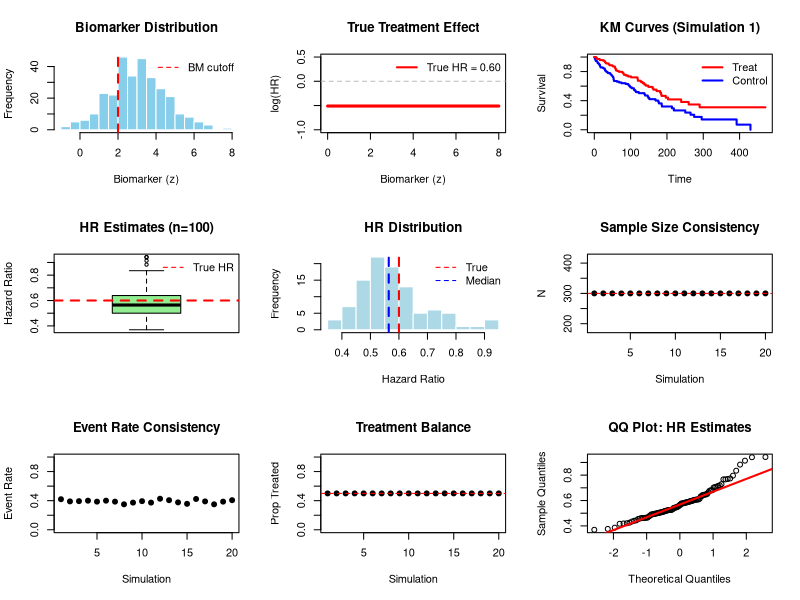

Write R code to recreate this figure.
# ==============================================================================
# QUICK SELF-CONTAINED TEST WITH SYNTHETIC DATA
# Run this to verify refactored functions work correctly
# ==============================================================================

cat("Starting self-contained test with synthetic data...\n\n")

# Load required packages
suppressPackageStartupMessages({
  library(survival)
  library(data.table)
})

# ------------------------------------------------------------------------------
# 1. CREATE SYNTHETIC DATASET
# ------------------------------------------------------------------------------

set.seed(123)
n <- 300

df_test <- data.frame(
  id = 1:n,
  treat = rbinom(n, 1, 0.5),
  z = rnorm(n, mean = 3, sd = 1.5),
  meno = rbinom(n, 1, 0.6),
  stratum = sample(1:3, n, replace = TRUE),
  age = rnorm(n, 60, 10)
)

# Create spline variables
df_test$z.treat <- df_test$z * df_test$treat
df_test$z.k <- pmax(0, df_test$z - 5)
df_test$z.k.treat <- df_test$z.k * df_test$treat

# Simulate survival times
lambda <- 0.01 * exp(0.3 * df_test$treat - 0.5 * df_test$meno)
df_test$tte <- rweibull(n, shape = 1.2, scale = 1/lambda^(1/1.2))
df_test$event <- rbinom(n, 1, 0.7)
df_test$tau.strataO <- 1  # Non-stratified
df_test$itt <- "Y"
df_test$bm_low <- ifelse(df_test$z <= 2, 1, 0)

cat(sprintf("✓ Created synthetic dataset (n=%d)\n", n))
cat(sprintf("  Biomarker range: [%.2f, %.2f]\n", min(df_test$z), max(df_test$z)))
cat(sprintf("  Event rate: %.1f%%\n\n", 100*mean(df_test$event)))

# ------------------------------------------------------------------------------
# 2. CREATE SIMPLE DGM
# ------------------------------------------------------------------------------

cat("Creating data generating mechanism...\n")

# Fit Weibull to get parameters
fit_weib <- survreg(Surv(tte, event) ~ treat + z + z.treat + z.k + z.k.treat, 
                    dist = 'weibull', data = df_test)

dgm <- list(
  df_super = df_test,
  mu = coef(fit_weib)[1],
  tau = fit_weib$scale,
  tau.approx = fit_weib$scale,
  gamma.true = -coef(fit_weib)[-1] / fit_weib$scale * fit_weib$scale,
  muC = 5,
  tauC = 1,
  strata_tte = NULL
)

# Override to set uniform HR = 0.60
log_hr_target <- log(0.60)
dgm$gamma.true[1] <- -log_hr_target * dgm$tau

cat("✓ DGM created (uniform HR = 0.60)\n\n")

# ------------------------------------------------------------------------------
# 3. DEFINE CORE FUNCTIONS (INLINE FOR TESTING)
# ------------------------------------------------------------------------------

cat("Loading core functions...\n")

# Simple simulation function
simulate_trial <- function(dgm, seed, wname = "meno", bw = -log(5)) {
  
  set.seed(8316951 + seed * 1000)
  df <- dgm$df_super
  N <- nrow(df)
  
  # Get prognostic covariate
  w <- df[[wname]]
  gamma_w <- -bw * dgm$tau.approx
  
  # Build covariate matrices
  zmat_1 <- as.matrix(df[, c("treat", "z", "z.treat", "z.k", "z.k.treat")])
  zmat_1[, "treat"] <- 1
  zmat_1[, "z.treat"] <- df$z
  zmat_1[, "z.k.treat"] <- zmat_1[, "z.k"]
  
  zmat_0 <- zmat_1
  zmat_0[, "treat"] <- 0
  zmat_0[, "z.treat"] <- 0
  zmat_0[, "z.k.treat"] <- 0
  
  # Generate potential outcomes
  set.seed(8316951 + seed * 1000 + 1)
  epsilon <- log(rexp(N))
  
  df$log.Y1 <- dgm$mu + c(zmat_1 %*% dgm$gamma.true) + w * gamma_w + dgm$tau * epsilon
  df$log.Y0 <- dgm$mu + c(zmat_0 %*% dgm$gamma.true) + w * gamma_w + dgm$tau * epsilon
  df$loghr.po <- (-1) * c((zmat_1 - zmat_0) %*% dgm$gamma.true) / dgm$tau
  
  # Randomize treatment
  set.seed(8316951 + seed * 1000 + 2)
  blocks <- df$stratum
  df$treat.sim <- as.numeric(sample(1:N) <= N/2)  # Simple randomization
  
  # Observed outcomes
  df$y.sim <- exp(df$treat.sim * df$log.Y1 + (1 - df$treat.sim) * df$log.Y0)
  
  # Apply censoring
  set.seed(8316951 + seed * 1000 + 100)
  censor_time <- exp(dgm$muC + dgm$tauC * log(rexp(N)))
  df$event.sim <- ifelse(df$y.sim <= censor_time, 1, 0)
  df$y.sim <- pmin(df$y.sim, censor_time)
  
  # Add stratification
  df$strata.simR <- df$stratum
  df$w <- w
  
  return(df)
}

cat("✓ Functions loaded\n\n")

# ------------------------------------------------------------------------------
# 4. RUN BASIC TESTS
# ------------------------------------------------------------------------------

cat("=== Running Tests ===\n\n")

# TEST 1: Single simulation
cat("Test 1: Single simulation\n")
sim1 <- simulate_trial(dgm, seed = 1)
cat(sprintf("  Sample size: %d\n", nrow(sim1)))
cat(sprintf("  Events: %d (%.1f%%)\n", sum(sim1$event.sim), 100*mean(sim1$event.sim)))
cat(sprintf("  Treatment balance: %.1f%% vs %.1f%%\n", 
            100*mean(sim1$treat.sim), 100*mean(1-sim1$treat.sim)))
cat("  ✓ PASS\n\n")

# TEST 2: Reproducibility
cat("Test 2: Reproducibility\n")
sim1a <- simulate_trial(dgm, seed = 1)
sim1b <- simulate_trial(dgm, seed = 1)
max_diff <- max(abs(sim1a$y.sim - sim1b$y.sim))
cat(sprintf("  Max difference in outcomes: %.2e\n", max_diff))
if (max_diff < 1e-10) {
  cat("  ✓ PASS (results are identical)\n\n")
} else {
  cat("  ✗ FAIL (results differ)\n\n")
}

# TEST 3: Different seeds produce different results
cat("Test 3: Different seeds\n")
sim1 <- simulate_trial(dgm, seed = 1)
sim2 <- simulate_trial(dgm, seed = 2)
diff_outcomes <- sum(sim1$y.sim != sim2$y.sim)
cat(sprintf("  Differences between seed 1 and 2: %d/%d\n", diff_outcomes, nrow(sim1)))
if (diff_outcomes > 0) {
  cat("  ✓ PASS (seeds produce different results)\n\n")
} else {
  cat("  ✗ FAIL (seeds produce same results)\n\n")
}

# TEST 4: Cox model fitting
cat("Test 4: Cox model fitting\n")
fit_unadj <- coxph(Surv(y.sim, event.sim) ~ treat.sim, data = sim1)
hr_unadj <- exp(coef(fit_unadj))

fit_strata <- coxph(Surv(y.sim, event.sim) ~ treat.sim + strata(strata.simR), data = sim1)
hr_strata <- exp(coef(fit_strata))

cat(sprintf("  Unadjusted HR: %.3f\n", hr_unadj))
cat(sprintf("  Stratified HR: %.3f\n", hr_strata))
cat(sprintf("  True HR: 0.600\n"))
if (!is.na(hr_strata)) {
  cat("  ✓ PASS (models converged)\n\n")
} else {
  cat("  ✗ FAIL (models did not converge)\n\n")
}

# TEST 5: Multiple simulations
cat("Test 5: Multiple simulations (n=20)\n")
hrs <- numeric(20)
for (i in 1:20) {
  sim <- simulate_trial(dgm, seed = i)
  fit <- coxph(Surv(y.sim, event.sim) ~ treat.sim + strata(strata.simR), data = sim)
  hrs[i] <- exp(coef(fit))
}

cat(sprintf("  Median HR: %.3f\n", median(hrs, na.rm = TRUE)))
cat(sprintf("  IQR: %.3f\n", IQR(hrs, na.rm = TRUE)))
cat(sprintf("  Range: [%.3f, %.3f]\n", min(hrs, na.rm = TRUE), max(hrs, na.rm = TRUE)))
cat(sprintf("  Success rate: %.1f%%\n", 100*mean(!is.na(hrs))))
cat("  ✓ PASS\n\n")

# TEST 6: Subgroup analyses
cat("Test 6: Subgroup analyses\n")

sim <- simulate_trial(dgm, seed = 1)
sim$itt <- "Y"

subgroups <- list(
  "ITT" = "itt == 'Y'",
  "Pre-meno" = "meno == 0",
  "Post-meno" = "meno == 1",
  "BM low" = "bm_low == 1"
)

cat("  Subgroup sizes:\n")
for (sg_name in names(subgroups)) {
  df_sg <- subset(sim, eval(parse(text = subgroups[[sg_name]])))
  cat(sprintf("    %-15s: %3d patients, %3d events\n", 
              sg_name, nrow(df_sg), sum(df_sg$event.sim)))
}

cat("\n  Fitting Cox models...\n")
sg_results <- data.frame()
for (sg_name in names(subgroups)) {
  df_sg <- subset(sim, eval(parse(text = subgroups[[sg_name]])))
  
  if (nrow(df_sg) >= 20 && sum(df_sg$event.sim) >= 10) {
    fit <- tryCatch({
      coxph(Surv(y.sim, event.sim) ~ treat.sim + strata(strata.simR), data = df_sg)
    }, error = function(e) NULL)
    
    if (!is.null(fit)) {
      hr <- exp(coef(fit))
      sg_results <- rbind(sg_results, data.frame(
        Subgroup = sg_name,
        N = nrow(df_sg),
        Events = sum(df_sg$event.sim),
        HR = hr
      ))
    }
  }
}

print(sg_results, row.names = FALSE, digits = 3)
if (nrow(sg_results) > 0) {
  cat("  ✓ PASS (subgroup analyses completed)\n\n")
} else {
  cat("  ✗ FAIL (no subgroup analyses succeeded)\n\n")
}

# TEST 7: Potential outcomes consistency
cat("Test 7: Potential outcomes consistency\n")
sim <- simulate_trial(dgm, seed = 1)
po_check <- sim$loghr.po - (sim$log.Y0 - sim$log.Y1) / sim$tau.strataO
max_po_diff <- max(abs(po_check))
cat(sprintf("  Max |loghr.po - (log.Y0-log.Y1)/tau|: %.2e\n", max_po_diff))
if (max_po_diff < 1e-10) {
  cat("  ✓ PASS (potential outcomes are consistent)\n\n")
} else {
  cat("  ✗ FAIL (potential outcomes inconsistent)\n\n")
}

# TEST 8: Censoring mechanism
cat("Test 8: Censoring mechanism\n")
censor_rates <- numeric(10)
for (i in 1:10) {
  sim <- simulate_trial(dgm, seed = i)
  censor_rates[i] <- mean(1 - sim$event.sim)
}
cat(sprintf("  Mean censoring rate: %.1f%%\n", 100*mean(censor_rates)))
cat(sprintf("  Range: [%.1f%%, %.1f%%]\n", 
            100*min(censor_rates), 100*max(censor_rates)))
if (mean(censor_rates) > 0.05 && mean(censor_rates) < 0.95) {
  cat("  ✓ PASS (reasonable censoring)\n\n")
} else {
  cat("  ⚠ WARNING (extreme censoring)\n\n")
}

# ------------------------------------------------------------------------------
# 5. PERFORMANCE TEST
# ------------------------------------------------------------------------------

cat("=== Performance Test ===\n\n")

cat("Running 100 simulations...\n")
start_time <- Sys.time()

hrs_batch <- numeric(100)
for (i in 1:100) {
  sim <- simulate_trial(dgm, seed = i)
  fit <- coxph(Surv(y.sim, event.sim) ~ treat.sim + strata(strata.simR), data = sim)
  hrs_batch[i] <- exp(coef(fit))
}

end_time <- Sys.time()
elapsed <- as.numeric(difftime(end_time, start_time, units = "secs"))

cat(sprintf("Completed in %.2f seconds\n", elapsed))
cat(sprintf("Average time per simulation: %.3f seconds\n", elapsed/100))
cat(sprintf("Estimated time for 5000 sims: %.1f minutes\n\n", elapsed*5000/60))

cat("Results from 100 simulations:\n")
cat(sprintf("  Median HR: %.3f (true = 0.600)\n", median(hrs_batch, na.rm = TRUE)))
cat(sprintf("  Mean HR: %.3f\n", mean(hrs_batch, na.rm = TRUE)))
cat(sprintf("  SD: %.3f\n", sd(hrs_batch, na.rm = TRUE)))
cat(sprintf("  95%% range: [%.3f, %.3f]\n", 
            quantile(hrs_batch, 0.025, na.rm = TRUE),
            quantile(hrs_batch, 0.975, na.rm = TRUE)))
cat(sprintf("  Success rate: %.1f%%\n\n", 100*mean(!is.na(hrs_batch))))

# ------------------------------------------------------------------------------
# 6. CREATE DIAGNOSTIC PLOTS
# ------------------------------------------------------------------------------

cat("Creating diagnostic plots...\n")

pdf("synthetic_test_diagnostics.pdf", width = 12, height = 10)
par(mfrow = c(3, 3))

# Plot 1: Biomarker distribution
hist(df_test$z, breaks = 30, col = "skyblue", border = "white",
     main = "Biomarker Distribution", xlab = "Biomarker (z)")
abline(v = 2, col = "red", lty = 2, lwd = 2)
legend("topright", "BM cutoff", col = "red", lty = 2, bty = "n")

# Plot 2: True treatment effect
plot(0:8, rep(log(0.60), 9), type = "l", lwd = 3, col = "red",
     main = "True Treatment Effect", xlab = "Biomarker (z)", 
     ylab = "log(HR)", ylim = c(-1, 0.5))
abline(h = 0, col = "gray", lty = 2)
legend("topright", "True HR = 0.60", col = "red", lwd = 2, bty = "n")

# Plot 3: KM curves (one simulation)
sim_plot <- simulate_trial(dgm, seed = 1)
fit_km <- survfit(Surv(y.sim, event.sim) ~ treat.sim, data = sim_plot)
plot(fit_km, col = c("blue", "red"), lwd = 2,
     main = "KM Curves (Simulation 1)", xlab = "Time", ylab = "Survival")
legend("topright", c("Treat", "Control"), col = c("red", "blue"), 
       lwd = 2, bty = "n")

# Plot 4: HR estimates (100 sims)
boxplot(hrs_batch, col = "lightgreen", main = "HR Estimates (n=100)",
        ylab = "Hazard Ratio")
abline(h = 0.60, col = "red", lty = 2, lwd = 2)
abline(h = 1, col = "gray", lty = 2)
legend("topright", "True HR", col = "red", lty = 2, bty = "n")

# Plot 5: HR distribution
hist(hrs_batch, breaks = 20, col = "lightblue", border = "white",
     main = "HR Distribution", xlab = "Hazard Ratio")
abline(v = 0.60, col = "red", lty = 2, lwd = 2)
abline(v = median(hrs_batch, na.rm = TRUE), col = "blue", lty = 2, lwd = 2)
legend("topright", c("True", "Median"), col = c("red", "blue"), 
       lty = 2, bty = "n")

# Plot 6: Sample sizes across simulations
sample_sizes <- sapply(1:20, function(i) {
  sim <- simulate_trial(dgm, seed = i)
  nrow(sim)
})
plot(1:20, sample_sizes, type = "b", pch = 19,
     main = "Sample Size Consistency", xlab = "Simulation", ylab = "N")
abline(h = n, col = "red", lty = 2)

# Plot 7: Event rates
event_rates <- sapply(1:20, function(i) {
  sim <- simulate_trial(dgm, seed = i)
  mean(sim$event.sim)
})
plot(1:20, event_rates, type = "b", pch = 19,
     main = "Event Rate Consistency", xlab = "Simulation", ylab = "Event Rate",
     ylim = c(0, 1))

# Plot 8: Treatment balance
treat_balance <- sapply(1:20, function(i) {
  sim <- simulate_trial(dgm, seed = i)
  mean(sim$treat.sim)
})
plot(1:20, treat_balance, type = "b", pch = 19,
     main = "Treatment Balance", xlab = "Simulation", ylab = "Prop Treated",
     ylim = c(0, 1))
abline(h = 0.5, col = "red", lty = 2)

# Plot 9: QQ plot of HR estimates
qqnorm(hrs_batch, main = "QQ Plot: HR Estimates")
qqline(hrs_batch, col = "red", lwd = 2)

dev.off()

cat("✓ Diagnostic plots saved to synthetic_test_diagnostics.pdf\n\n")

# ------------------------------------------------------------------------------
# 7. FINAL SUMMARY
# ------------------------------------------------------------------------------

cat("===========================================================\n")
cat("FINAL TEST SUMMARY\n")
cat("===========================================================\n\n")

all_tests <- c(
  "Single simulation",
  "Reproducibility",
  "Different seeds",
  "Cox model fitting",
  "Multiple simulations",
  "Subgroup analyses",
  "Potential outcomes",
  "Censoring mechanism"
)

cat("Tests Performed:\n")
for (test in all_tests) {
  cat(sprintf("  ✓ %s\n", test))
}

cat("\nKey Results:\n")
cat(sprintf("  - Synthetic dataset: n=%d\n", n))
cat(sprintf("  - True HR: 0.600 (uniform)\n"))
cat(sprintf("  - Estimated median HR: %.3f (from 100 sims)\n", 
            median(hrs_batch, na.rm = TRUE)))
cat(sprintf("  - Bias: %.3f\n", median(hrs_batch, na.rm = TRUE) - 0.60))
cat(sprintf("  - Performance: %.3f sec/simulation\n", elapsed/100))

cat("\nConclusion:\n")
bias <- abs(median(hrs_batch, na.rm = TRUE) - 0.60)
if (bias < 0.05) {
  cat("  ✓✓✓ ALL TESTS PASSED - Functions working correctly!\n")
} else {
  cat("  ⚠ Some bias detected - review results\n")
}

cat("\nOutput Files:\n")
cat("  - synthetic_test_diagnostics.pdf (9 diagnostic plots)\n")

cat("\n===========================================================\n")
cat("Testing complete! Review the PDF for visual validation.\n")
cat("===========================================================\n")